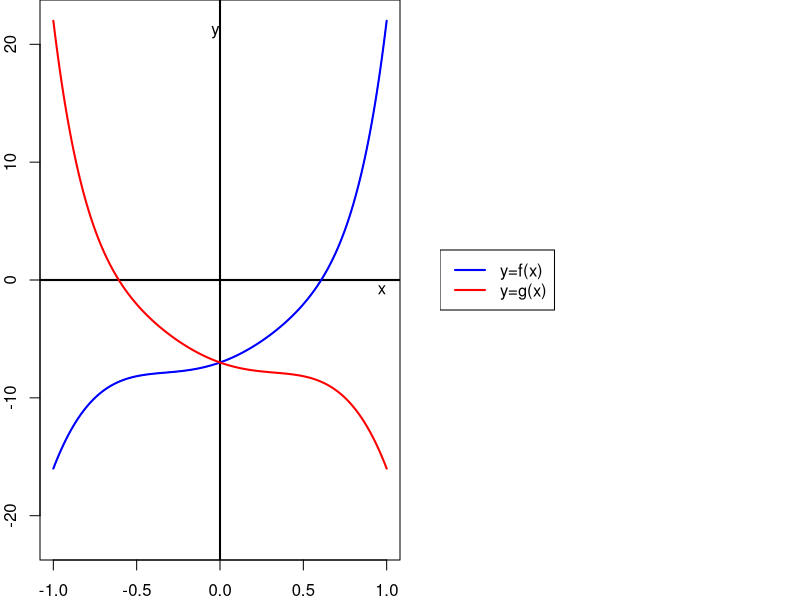

R code for this plot:
## ---- chunk 1
cf = sample(2:9,8,T)*sample(c(-1,1),8,T)
dg = 7:0
mkp = function(cf,dg){
    f = paste0("{",cf,"}x^{",dg,"}",collapse="+")
    f = gsub("+{-","-{",f,fixed=T)
    f = gsub("x^{1}","x",f,fixed=T)
    f = gsub("x^{0}","",f,fixed=T)
    return(f)
}

wo = sample(1:3,1)

m1 = rep(c(-1,1),4) #f(-x)
m2 = rep(-1,8) #-f(x)
m3 = rep(c(1,-1),4) #-f(-x)

f = mkp(cf,dg)
fn = mkp(cf*m1,dg)
nf = mkp(cf*m2,dg)
nfn = mkp(cf*m3,dg)

fs = c(fn,nf,nfn)

cor = paste0("g(x)~=~",fs[wo],collapse="")

ach = paste0("g(x)~=~",sample(fs))
sol = paste0(1*(cor==ach),collapse="")

g = fs[wo]

descs = c("horizontal reflections over the $y$ axis","vertical reflections over the $x$ axis","180° rotations around the origin")
desc = descs[wo]

eqs = c("f(-x)","-f(x)","-f(-x)")
cor_fx = eqs[wo]

wrd1 = c("the ODD powered","ALL","the EVEN powered")[wo]

## ---- chunk 2
par(mfrow=c(1,2),mar=c(2,2,0,0))
x = seq(-1,1,0.01)
f = rep(0,length(x))
for(i in 1:length(cf)){
    f = f+cf[i]*x^dg[i]
}

nf = -f
fn = rev(f)
nfn = -fn

fys = list(fn,nf,nfn)
f2 = fys[[wo]]

exy = max(abs(f))

plot(x,f,"l",ylim=c(-exy,exy),col="blue",xlab="",ylab="")
abline(h=0,lwd=2)
abline(v=0,lwd=2)
lines(x,f,col="blue",lwd=2)
lines(x,f2,col="red",lwd=2)
text(1,0,"x",adj=c(1.1,1.1))
text(0,exy,"y",adj=c(1.1,1.1))

plot(0,0,"n",axes=F,ann=F)
legend("left",c("y=f(x)","y=g(x)"),col=c("blue","red"),lwd=2)
